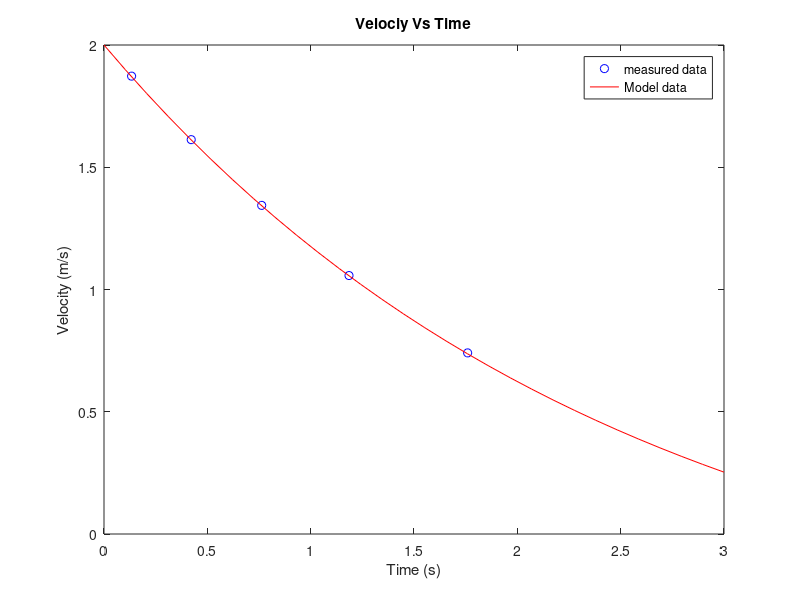

Recreate this plot in MATLAB.
% Emmanuel S Akosah     ENGS22
% Lab 2,Pre lab,que 2. Jan 21, 2017


delx = [0.5,1,1.5,2,2.5];
delt = [267,310,372,473,675];
delt = 0.001 * delt;


tvectors = cumsum(delt);
tmean = zeros(1,5);
tmean(1)= delt(1) / 2
for n = 2:5
 tmean(n) = tvectors(n-1) + (delt(n)/2);
end 
velocity = 0.5 ./ delt; 
tvectors = cumsum(delt);
 

% model
t = linspace(0,3,30);
vi = 2;
c = 0.5;
tau = 2.5;

vmodel = (vi + c) * exp( -t ./ tau) - c;


plot(tmean,velocity,'ob',t,vmodel,'r')
xlabel('Time (s)') 
ylabel('Velocity (m/s)') 
title('Velociy Vs Time') 
legend('measured data','Model data') 